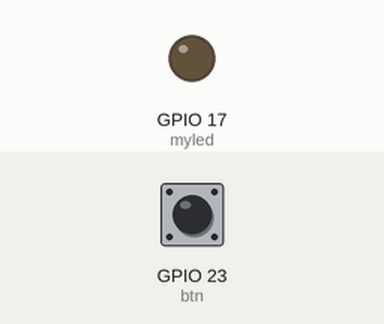
A program run on a simulated Raspberry Pi (BCM pin numbers). Parts: output pins drawn as LEDs (lit = HIGH). The test bench sets the inputs (shaded band); at power-on: GPIO 23 (btn) HIGH.

Above: at 1.2 s.
1.3 s: GPIO 23 (btn) pulled LOW for 0.15 s
At 1.37 s:
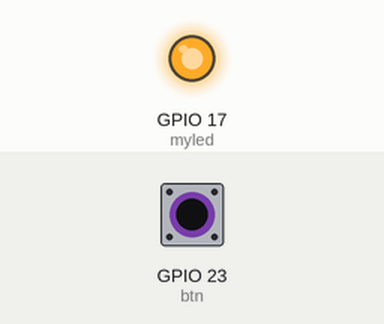
2.9 s: GPIO 23 (btn) pulled LOW for 3.2 s
At 7.0 s:
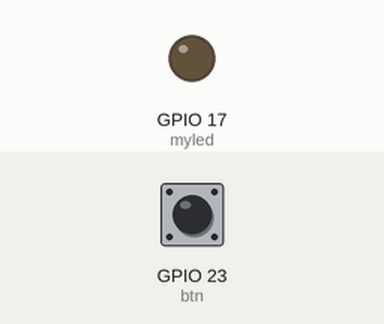
Timing chart, 0 to 8.5 s (numbered marks = the images above; inputs shaded):
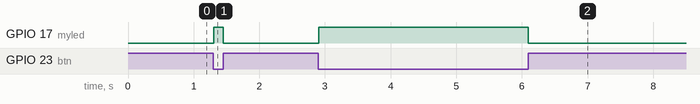

Measured:
- after the input at 1.3 s, GPIO 17 (myled): LOW → HIGH at once, → LOW 0.15 s later
- after the input at 2.9 s, GPIO 17 (myled): LOW → HIGH at once, → LOW 3.2 s later

The program:

sw-led.py
```python
from gpiozero import Button, LED
import time

btn = Button(23, pull_up = True)

myled = LED(17)

while True:
    if btn.is_pressed:
        myled.on()
    else:
        myled.off()

    time.sleep(0.01)
```
